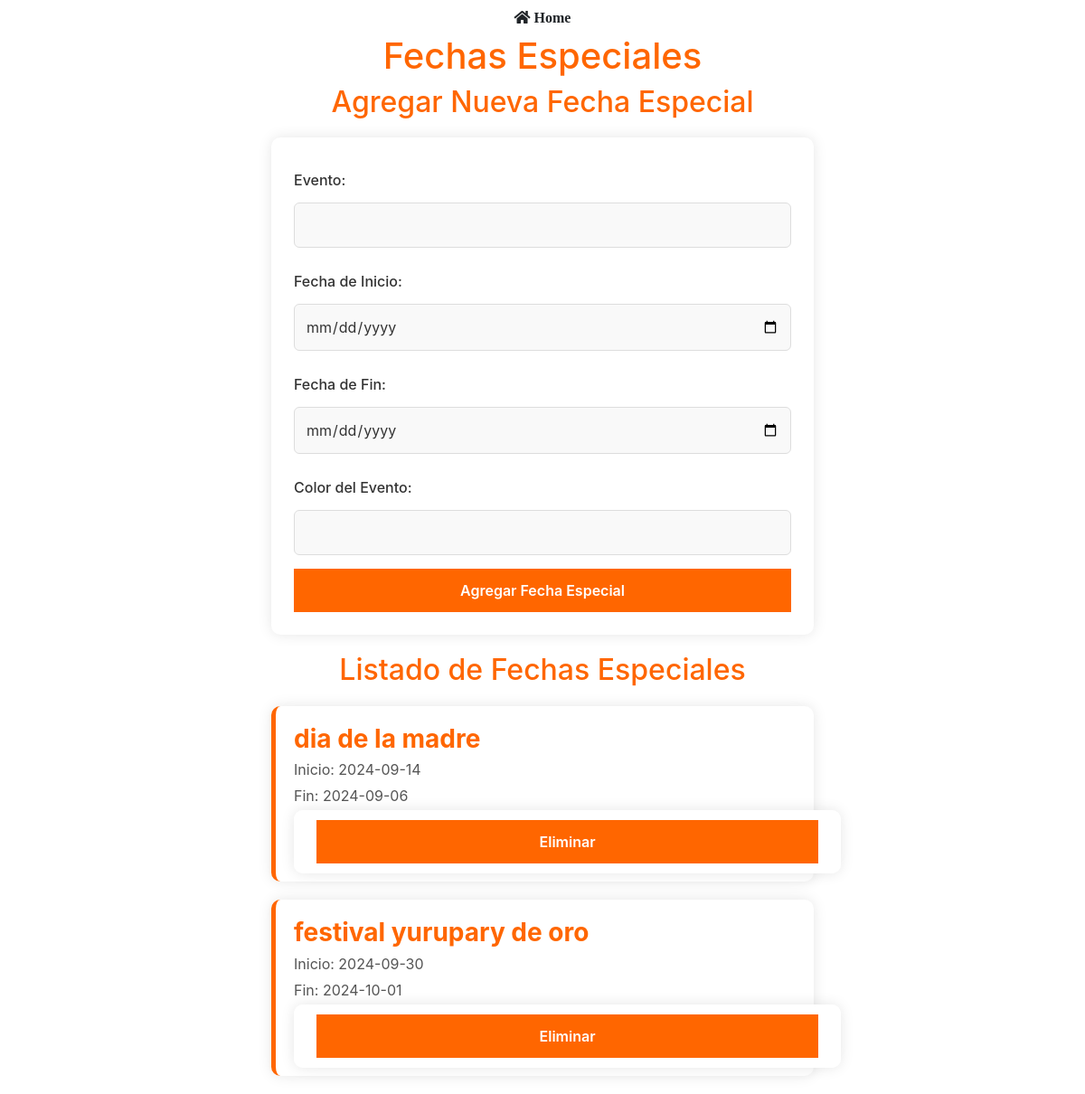
The app's page /facturacion/fechaEspecial.php, older data.
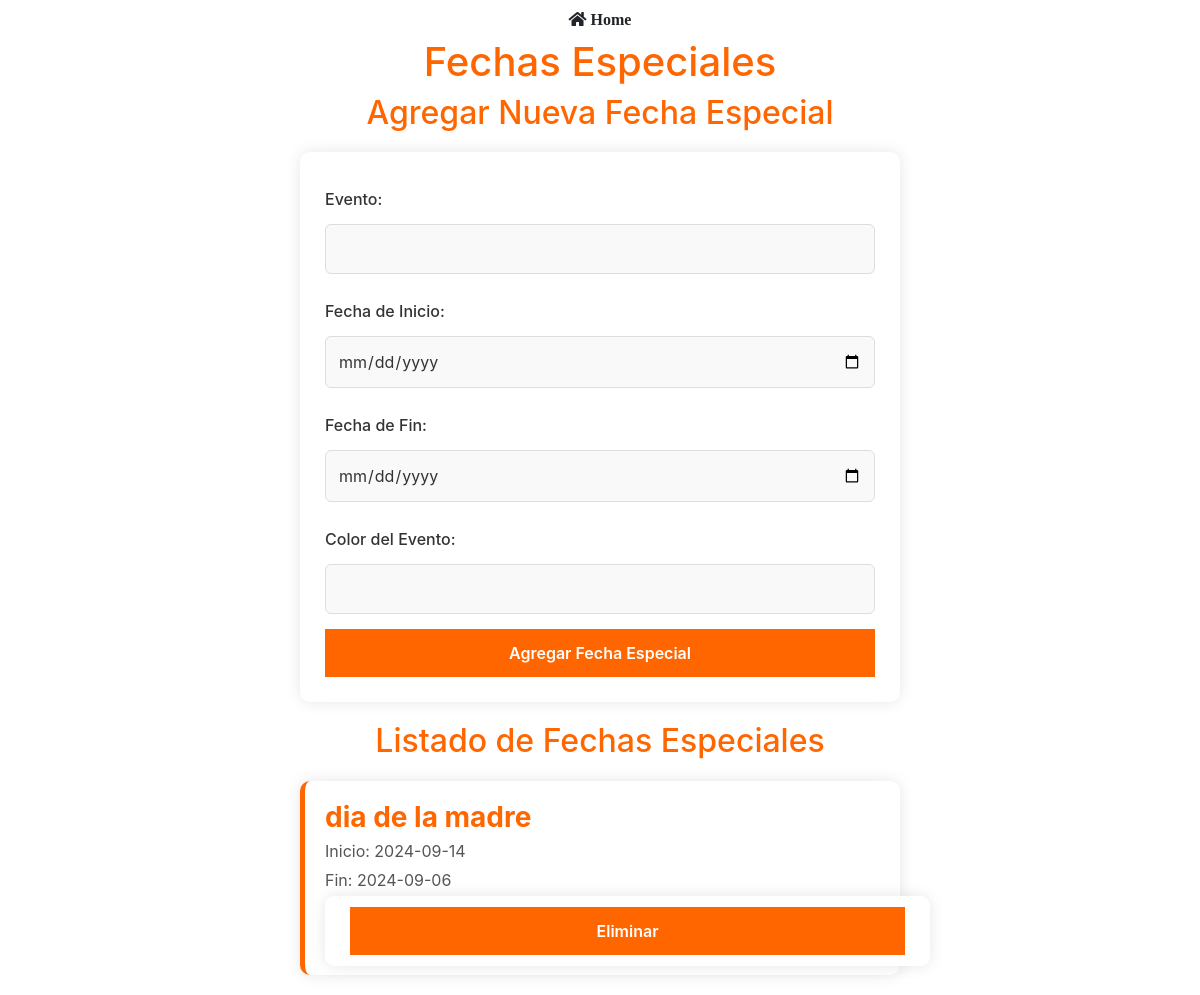
The same page, newer data.
### tables this page shows
CREATE TABLE `tb_fecha_especial` (
  `id` int NOT NULL AUTO_INCREMENT,
  `evento` varchar(255) NOT NULL,
  `fecha_inicio` date NOT NULL,
  `fecha_fin` date NOT NULL,
  `color_evento` varchar(255) DEFAULT NULL,
  PRIMARY KEY (`id`)
);

### facturacion/modeloFechaEspe.php (called while the page is built, shortened)
<?php
class FechaEspecial {
    private static $db;
    public static function setDb($database) {
        self::$db = $database;
    }
    public static function obtenerFechas() {
        $sql = "SELECT id, evento, fecha_inicio, fecha_fin, color_evento FROM tb_fecha_especial";
        $result = self::$db->query($sql);
        return $result;
    }
}
?>

### facturacion/fechaEspecial.php (the view, shortened to what this page needs)
<?php
require_once 'modeloFechaEspe.php';
$fechas = FechaEspecial::obtenerFechas();
?>
<!DOCTYPE html>
<html lang="es">
<head>
    <link href="../css/fechas_espe.css" rel="stylesheet">
    <link href="https://stackpath.bootstrapcdn.com/bootstrap/4.4.1/css/bootstrap.min.css" rel="stylesheet">
    <link href="https://cdnjs.cloudflare.com/ajax/libs/font-awesome/5.10.0/css/all.min.css" rel="stylesheet">
</head>
<body>
<center><a href="../admi/ctroBar.php?seccion=homeAdmi" class="btn btn-home"><i class="fas fa-home"> Home</i></a></center>
    <h1>Fechas Especiales</h1>
    <h2>Agregar Nueva Fecha Especial</h2>
    <form action="controlFechas.php" method="post">
        <label for="evento">Evento:</label>
        <input type="text" name="evento" required>
        <label for="fecha_inicio">Fecha de Inicio:</label>
        <input type="date" name="fecha_inicio" required>
        <label for="fecha_fin">Fecha de Fin:</label>
        <input type="date" name="fecha_fin" required>
        <label for="color_evento">Color del Evento:</label>
        <input type="text" name="color_evento" required>
        <button type="submit" name="accion" value="agregar">Agregar Fecha Especial</button>
    </form>
    <h2>Listado de Fechas Especiales</h2>
    <?php if ($fechas->num_rows > 0): ?>
        <?php while ($fecha = $fechas->fetch_assoc()): ?>
            <div class="fecha" style="border-color: <?php echo htmlspecialchars($fecha['color_evento']); ?>;">
                <h3><?php echo htmlspecialchars($fecha['evento']); ?></h3>
                <p>Inicio: <?php echo htmlspecialchars($fecha['fecha_inicio']); ?></p>
                <p>Fin: <?php echo htmlspecialchars($fecha['fecha_fin']); ?></p>
                <div class="acciones">
                    <form action="controlFechas.php" method="post">
                        <button type="submit" name="accion" value="eliminar">Eliminar</button>
                    </form>
                </div>
            </div>
        <?php endwhile; ?>
    <?php else: ?>
        <center><p>No hay fechas especiales registradas.</p></center>
    <?php endif; ?>
</body>
</html>

### css/fechas_espe.css (style rules this page uses)
body { font-family: Arial, sans-serif; background-color: #f7f7f7; margin: 0; padding: 0; color: #333; }
h1, h2 { color: #ff6600; text-align: center; margin-top: 20px; font-weight: 700; }
form { max-width: 600px; margin: 20px auto; padding: 25px; background-color: #ffffff; border-radius: 10px; box-shadow: 0 0 15px rgba(0, 0, 0, 0.1); }
label { display: block; margin: 10px 0 5px; color: #333; font-weight: 500; }
input[type="text"], input[type="date"], button { width: 100%; padding: 12px; margin: 5px 0 15px; border: 1px solid #ddd; border-radius: 6px; box-sizing: border-box; font-size: 16px; background-color: #f9f9f9; color: #333; }
button { background-color: #ff6600; color: white; border: none; cursor: pointer; font-size: 18px; font-weight: 600; border-radius: 6px; transition: background-color 0.3s ease; }
.fecha { max-width: 600px; margin: 20px auto; padding: 20px; background-color: #ffffff; border-radius: 10px; box-shadow: 0 0 15px rgba(0, 0, 0, 0.1); border-left: 5px solid #ff6600; }
.fecha h3 { margin: 0; color: #ff6600; font-weight: 700; }
.fecha p { margin: 5px 0; color: #555; }
.acciones { margin-top: 15px; }
.acciones form { display: inline; }

Row changes from the older to the newer data that the page shows:
removed tb_fecha_especial: evento "festival yurupary de oro", fecha_inicio "2024-09-30", fecha_fin "2024-10-01"
